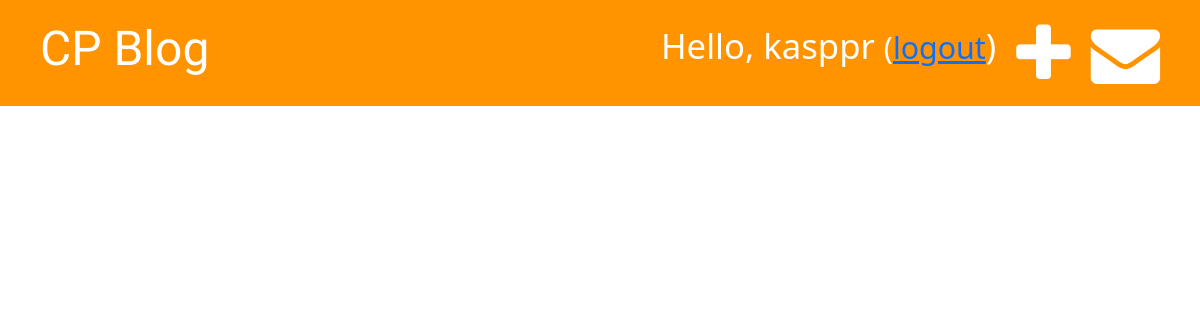
Before: /blogs/draft/ (signed in) with the older database file.
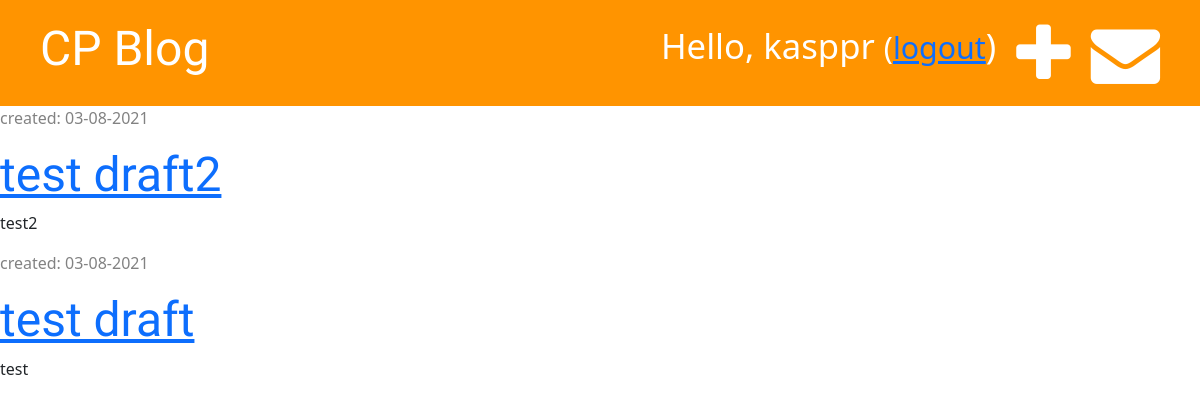
After: the same page with the newer database file.
### blogs/models.py (models this page shows, shortened)
class Post(models.Model):
    author = models.ForeignKey('auth.User', on_delete=models.CASCADE)
    title = models.CharField(max_length=200)
    text = models.TextField()
    created_date = models.DateTimeField(default=timezone.now)
    published_date = models.DateTimeField(blank=True, null=True)
    def __str__(self):
        return str(self.title) + ' by ' + str(self.author)

### blogs/views.py (the view)
# urls.py: path('draft/', views.post_draft_list, name='post_draft_list'),
@login_required
def post_draft_list(request):
    posts=Post.objects.filter(published_date__isnull=True).order_by('-created_date')
    context = {'posts':posts}
    return render(request, 'blogs/post_draft_list.html', context)

### blogs/templates/blogs/post_draft_list.html
{% extends 'blogs/base.html' %}
{% block content %}
{% for post in posts %}
    <div class="post">
        <p class="date">created: {{post.created_date|date:'d-m-Y'}}</p>
        <h2><a href="{% url 'blogs:post_detail' pk=post.pk %}">{{post.title}}</a></h2>
        <p>{{post.text|truncatechars:200}}</p>
    </div>
{% endfor %}
{% endblock %}

Changed rows visible on the page:
added Post: created_date "03-08-2021", title "test draft2", text "test2"
added Post: created_date "03-08-2021", title "test draft", text "test"
